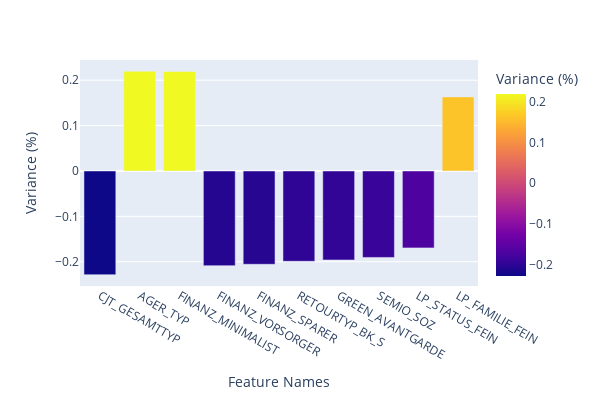

Here is the notebook cell this chart was saved with:
### Markdown cell above
| Data                | Description                                   |
|---------------------|-----------------------------------------------|
| HH_EINKOMMEN_SCORE  | Estimated household net income                |
| SEMIO_PFLICHT       | Personality typology: dutiful                 |
| ANZ_HAUSHALTE_AKTIV | Number of households in the building          |
| GEBAEUDETYP         | Type of building (residential vs. commercial) |
| ANREDE_KZ           | Gender                                        |
| TITEL_KZ            | Academic title flag                           |
| KONSUMNAEHE         | Distance from building to point of sale (PoS) |
| SEMIO_LUST          | Personality typology: sensual-minded          |
| CAMEO_DEUG_2015     | Wealth / Life Stage Typology, rough scale     |
| ZABEOTYP            | Energy consumption typology                   |

### Code cell
# Map weights for the second principal component to corresponding feature names
# and then print the linked values, sorted by weight.

plot_weights(finalpca,1,feat_names,10)

### Figure 1 — Plotly figure (JSON) as saved in the notebook; plotly's stock layout.template omitted (floating-point values rounded to 4 significant figures)
{"data": [{"alignmentgroup": "True", "hovertemplate": "Feature Names=%{x}<br>Variance (%)=%{marker.color}<extra></extra>", "legendgroup": "", "marker": {"color": [-0.2286, 0.2196, 0.2191, -0.2086, -0.2056, -0.199, -0.1962, -0.1905, -0.1695, 0.1632], "coloraxis": "coloraxis", "pattern": {"shape": ""}}, "name": "", "offsetgroup": "", "orientation": "v", "showlegend": false, "textposition": "auto", "type": "bar", "x": ["CJT_GESAMTTYP", "AGER_TYP", "FINANZ_MINIMALIST", "FINANZ_VORSORGER", "FINANZ_SPARER", "RETOURTYP_BK_S", "GREEN_AVANTGARDE", "SEMIO_SOZ", "LP_STATUS_FEIN", "LP_FAMILIE_FEIN"], "xaxis": "x", "y": [-0.2286, 0.2196, 0.2191, -0.2086, -0.2056, -0.199, -0.1962, -0.1905, -0.1695, 0.1632], "yaxis": "y"}], "layout": {"barmode": "relative", "coloraxis": {"colorbar": {"title": {"text": "Variance (%)"}}, "colorscale": [[0, "#0d0887"], [0.1111, "#46039f"], [0.2222, "#7201a8"], [0.3333, "#9c179e"], [0.4444, "#bd3786"], [0.5556, "#d8576b"], [0.6667, "#ed7953"], [0.7778, "#fb9f3a"], [0.8889, "#fdca26"], [1, "#f0f921"]]}, "height": 400, "legend": {"tracegroupgap": 0}, "margin": {"t": 60}, "width": 600, "xaxis": {"anchor": "y", "domain": [0, 1], "title": {"text": "Feature Names"}}, "yaxis": {"anchor": "x", "domain": [0, 1], "title": {"text": "Variance (%)"}}}}
